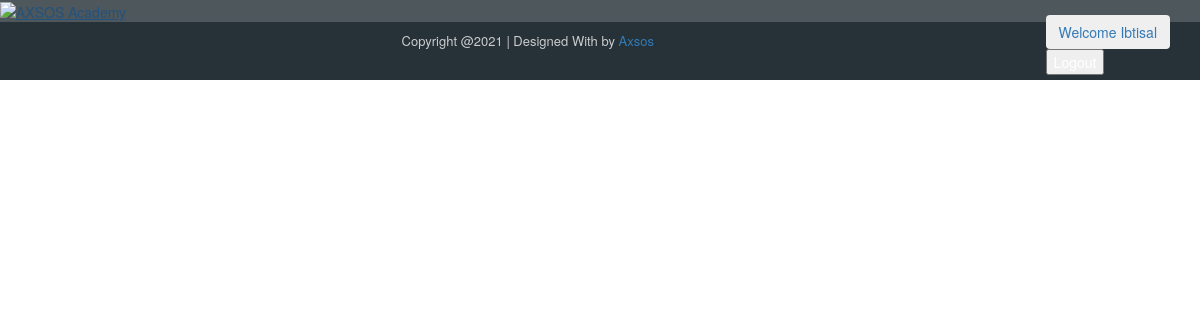
Before: /tickets with the older database file.
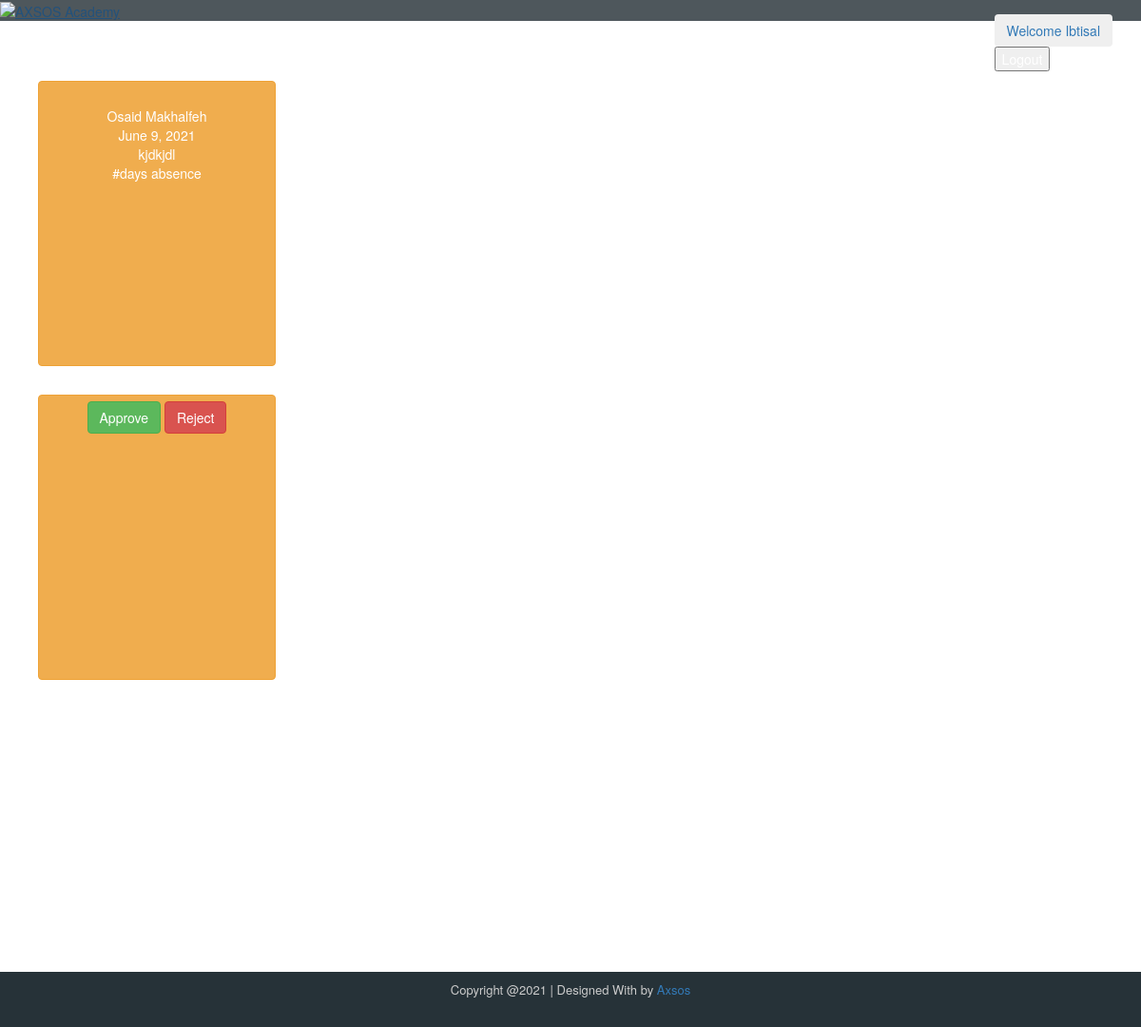
After: the same page with the newer database file.
### registration/models.py (models this page shows, shortened)
class Request(models.Model):
    description=models.TextField(max_length=500)
    date=models.DateField()
    user_request = models.ForeignKey(User, related_name="request", on_delete = models.CASCADE)
    requeststatus_request = models.ForeignKey(RequestStatus, related_name="status_foreign", on_delete = models.CASCADE, null=True)
    created_at=models.DateField(auto_now_add=True)
    updated_at=models.DateField(auto_now=True)

class User(models.Model):
    first_name=models.CharField(max_length=255)
    last_name=models.CharField(max_length=255)
    phone_number=models.CharField(max_length=15)
    image=models.ImageField(upload_to="img/%y",null=True)
    email=models.EmailField(max_length=225)
    password=models.CharField(max_length=225)
    created_at=models.DateField(auto_now_add=True)
    updated_at=models.DateField(auto_now=True)

### registration/views.py (the view)
# urls.py: path('tickets',views.tickets),
def tickets(request):
    context={
        "requests":models.Request.objects.all()
    }
    return render(request,"tickets.html",context)

### registration/templates/tickets.html (shortened to what this page needs)
<!DOCTYPE html>
<html lang="en">
<head>
    <link rel="stylesheet" href="tickets.css">
    <link rel="stylesheet" href="https://maxcdn.bootstrapcdn.com/bootstrap/3.4.1/css/bootstrap.min.css">
</head>
<body  style="background-image: url(8.png); background-size: 100% 100%; background-repeat: no-repeat;">
        <div class="header">
    <a href="https://academy.axsos.ps/" class="custom-logo-link" rel="home" aria-current="page"><img width="200"
            height=""
            src="https://academy.axsos.ps/wp-content/uploads/2020/11/cropped-PM-Office-and-AXSOS-Academy-logo.png"
            class="custom-logo" alt="AXSOS Academy"
            srcset="https://academy.axsos.ps/wp-content/uploads/2020/11/cropped-PM-Office-and-AXSOS-Academy-logo.png 1x, https://academy.axsos.ps/wp-content/uploads/2020/11/PM-Office-and-AXSOS-Academy-logo.png 2x"></a>
        <div style="float: right;margin-right: 30px; margin-top: 15px; justify-content: space-between; ">
            <button type="button" class="btn btn-secondary"><a href="/instructor"> Welcome Ibtisal</a></button>
            <form action="/logout">
                <input type="submit" name="logout" value="Logout">
              </form>
        </div>
        </div>
        {% for i in requests %}
        <div class="container">
            <div class="row">
              <div class="col-lg-12">
                <p>
                  <a href="#" class="btn btn-sq-lg btn-warning" style="margin: 10px; ">
                      <br/>
                        {{i.user_request.first_name}} {{i.user_request.last_name}} <br>
                      {{i.date}} <br>
                      {{i.description}} <br>
                      #days absence
                      <br><br><br><br><br><br>
                      <form action="/respond" method="POST">
                      <button type="button" value="respond" name="approve" class="btn btn-success">Approve</button>
                      <button type="button" value="respond" name="reject" class="btn btn-danger">Reject</button>
                    </form>
                  </a>
                </p>
              </div>
          </div>
          {% endfor %}
      </div>
      <footer class="footer">
<p style="height: 30px;" class="text-center">Copyright @2021 | Designed With by <a href="#">Axsos</a></p>
</footer>
</body>
</html>

### registration/static/css/tickets.css (style rules this page uses)
.btn-sq-lg { width: 250px !important; height: 300px !important; }
.container { height: 1000px; }
.header { height: 30%; background-color: #4e575c; color: white; }
footer { width:100%; background-color:#263238; min-height:10px; padding:10px ; }
footer p { font-size:13px; color:#CCC; padding-bottom:0px; margin-bottom:8px; }

Changed rows visible on the page:
added Request: user_request.first_name "Osaid", user_request.last_name "Makhalfeh", date "June 9, 2021", description "kjdkjdl"
